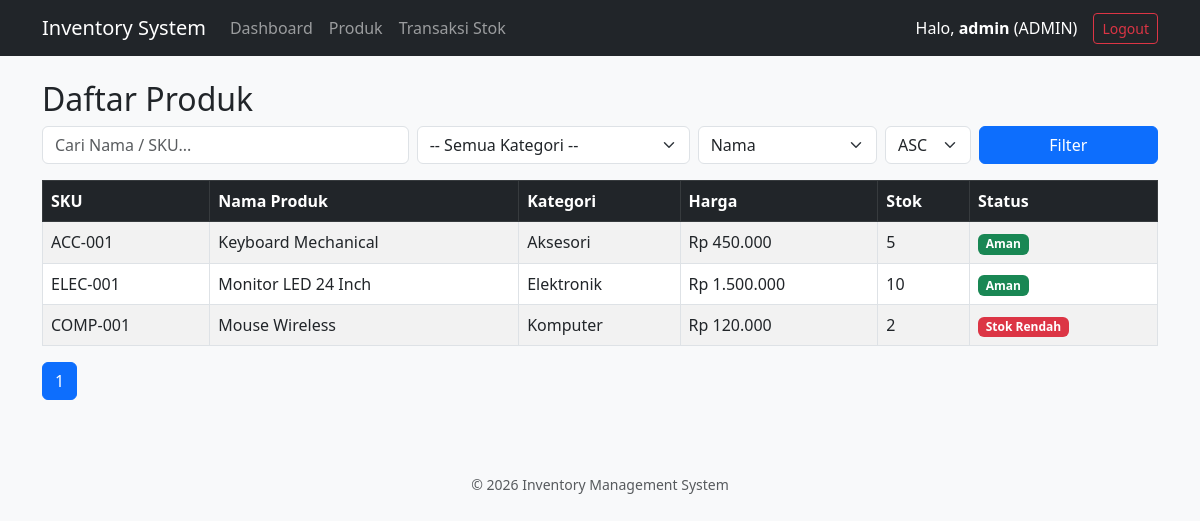
Screenshot of /public/products/index.php (signed in) with the database file from the repository.
### tables this page shows
CREATE TABLE IF NOT EXISTS products (
    id INT PRIMARY KEY AUTO_INCREMENT,
    category_id INT NOT NULL,
    sku VARCHAR(50) NOT NULL UNIQUE,
    name VARCHAR(150) NOT NULL,
    price DECIMAL(12,2) NOT NULL DEFAULT 0.00,
    stock INT NOT NULL DEFAULT 0,
    minimum_stock INT NOT NULL DEFAULT 5,
    created_at TIMESTAMP DEFAULT CURRENT_TIMESTAMP,
    FOREIGN KEY (category_id) REFERENCES categories(id) ON UPDATE CASCADE ON DELETE RESTRICT
);

CREATE TABLE IF NOT EXISTS categories (
    id INT PRIMARY KEY AUTO_INCREMENT,
    name VARCHAR(100) NOT NULL UNIQUE,
    created_at TIMESTAMP DEFAULT CURRENT_TIMESTAMP
);

### helpers/escape.php (called while the page is built)
<?php
function e($string) {
    return htmlspecialchars($string ?? '', ENT_QUOTES, 'UTF-8');
}

### public/products/index.php (the view, shortened to what this page needs)
<?php
require_once __DIR__ . '/../../config/database.php';
$search = trim($_GET['search'] ?? '');
$category_id = filter_input(INPUT_GET, 'category_id', FILTER_VALIDATE_INT);
$page = max(1, (int)($_GET['page'] ?? 1));
$perPage = 5;
$offset = ($page - 1) * $perPage;
$allowedSort = ['name' => 'p.name', 'price' => 'p.price', 'stock' => 'p.stock', 'sku' => 'p.sku'];
$sortBy = $_GET['sort'] ?? 'name';
$sortColumn = $allowedSort[$sortBy] ?? 'p.name';
$dir = strtoupper($_GET['dir'] ?? 'ASC');
$where = ['1=1'];
$params = [];
$whereClause = implode(' AND ', $where);
$stmtCount = $pdo->prepare("SELECT COUNT(*) FROM products p WHERE $whereClause");
$stmtCount->execute($params);
$totalRows = $stmtCount->fetchColumn();
$totalPages = ceil($totalRows / $perPage);
$sql = "SELECT p.*, c.name AS category_name
        FROM products p
        JOIN categories c ON c.id = p.category_id
        WHERE $whereClause
        ORDER BY $sortColumn $dir
        LIMIT :limit OFFSET :offset";
$stmt = $pdo->prepare($sql);
$stmt->bindValue(':limit', $perPage, PDO::PARAM_INT);
$stmt->bindValue(':offset', $offset, PDO::PARAM_INT);
$stmt->execute();
$products = $stmt->fetchAll();
require_once __DIR__ . '/../../views/header.php';
?>
<h2>Daftar Produk</h2>
<form method="GET" class="row g-2 mb-3">
    <div class="col-md-4">
        <input type="text" name="search" class="form-control" placeholder="Cari Nama / SKU..." value="<?= e($search) ?>">
    </div>
    <div class="col-md-3">
        <select name="category_id" class="form-select">
            <option value="">-- Semua Kategori --</option>
        </select>
    </div>
    <div class="col-md-2">
        <select name="sort" class="form-select">
            <option value="name" <?= $sortBy == 'name' ? 'selected' : '' ?>>Nama</option>
        </select>
    </div>
    <div class="col-md-1">
        <select name="dir" class="form-select">
            <option value="ASC" <?= $dir == 'ASC' ? 'selected' : '' ?>>ASC</option>
        </select>
    </div>
    <div class="col-md-2">
        <button type="submit" class="btn btn-primary w-100">Filter</button>
    </div>
</form>
<table class="table table-bordered table-striped">
    <thead class="table-dark">
        <tr>
            <th>SKU</th>
            <th>Nama Produk</th>
            <th>Kategori</th>
            <th>Harga</th>
            <th>Stok</th>
            <th>Status</th>
        </tr>
    </thead>
    <tbody>
        <?php foreach ($products as $p): ?>
        <tr>
            <td><?= e($p['sku']) ?></td>
            <td><?= e($p['name']) ?></td>
            <td><?= e($p['category_name']) ?></td>
            <td>Rp <?= number_format($p['price'], 0, ',', '.') ?></td>
            <td><?= e($p['stock']) ?></td>
            <td>
                <?php if ($p['stock'] <= $p['minimum_stock']): ?>
                    <span class="badge bg-danger">Stok Rendah</span>
                <?php else: ?>
                    <span class="badge bg-success">Aman</span>
                <?php endif; ?>
            </td>
        </tr>
        <?php endforeach; ?>
    </tbody>
</table>
<nav>
    <ul class="pagination">
        <?php for ($i = 1; $i <= $totalPages; $i++): ?>
            <li class="page-item <?= $i == $page ? 'active' : '' ?>">
                <a class="page-link" href="?page=<?= $i ?>&search=<?= urlencode($search) ?>&category_id=<?= $category_id ?>&sort=<?= $sortBy ?>&dir=<?= $dir ?>"><?= $i ?></a>
            </li>
        <?php endfor; ?>
    </ul>
</nav>
<?php require_once __DIR__ . '/../../views/footer.php'; ?>

### views/header.php (shortened to what this page needs)
<?php
require_once __DIR__ . '/../helpers/escape.php';
?>
<!DOCTYPE html>
<html lang="id">
<head>
    <link href="https://cdn.jsdelivr.net/npm/bootstrap@5.3.0/dist/css/bootstrap.min.css" rel="stylesheet">
</head>
<body class="bg-light">
<?php if (isset($_SESSION['user'])): ?>
<nav class="navbar navbar-expand-lg navbar-dark bg-dark mb-4">
  <div class="container">
    <a class="navbar-brand" href="/inventory-app/public/dashboard.php">Inventory System</a>
    <div class="collapse navbar-collapse" id="navbarNav">
      <ul class="navbar-nav me-auto">
        <li class="nav-item"><a class="nav-link" href="/inventory-app/public/dashboard.php">Dashboard</a></li>
        <li class="nav-item"><a class="nav-link" href="/inventory-app/public/products/index.php">Produk</a></li>
        <li class="nav-item"><a class="nav-link" href="/inventory-app/public/stock/movement.php">Transaksi Stok</a></li>
      </ul>
      <div class="d-flex align-items-center text-white">
        <span class="me-3">Halo, <strong><?= e($_SESSION['user']['username']) ?></strong> (<?= e(strtoupper($_SESSION['user']['role'])) ?>)</span>
        <a href="/inventory-app/public/logout.php" class="btn btn-outline-danger btn-sm">Logout</a>
      </div>
    </div>
  </div>
</nav>
<?php endif; ?>
<div class="container">

### views/footer.php (shortened to what this page needs)
</div>
<footer class="text-center py-4 text-muted mt-5">
    <small>&copy; <?= date('Y') ?> Inventory Management System</small>
</footer>
</body>
</html>

### rows the page displays
products: sku "ACC-001", name "Keyboard Mechanical", category.name "Aksesori", price "450.000", stock "5", minimum_stock "Aman"
products: sku "ELEC-001", name "Monitor LED 24 Inch", category.name "Elektronik", price "1.500.000", stock "10", minimum_stock "Aman"
products: sku "COMP-001", name "Mouse Wireless", category.name "Komputer", price "120.000", stock "2", minimum_stock "Stok Rendah"

### other values shown
$_SESSION['user']['username'] "admin"
$_SESSION['user']['role'] "ADMIN"
